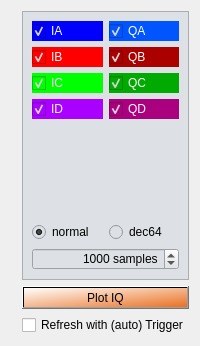
      <widget class="QWidget" name="tab_4">
       <attribute name="title">
        <string>TBT IQ</string>
       </attribute>
       <layout class="QGridLayout" name="gridLayout_19">
        <item row="0" column="0" rowspan="3">
         <widget class="QwtPlot" name="PlotIQ">
          <property name="sizePolicy">
           <sizepolicy hsizetype="MinimumExpanding" vsizetype="MinimumExpanding">
            <horstretch>10</horstretch>
            <verstretch>0</verstretch>
           </sizepolicy>
          </property>
          <property name="font">
           <font>
            <family>Arial</family>
           </font>
          </property>
         </widget>
        </item>
        <item row="0" column="1">
         <widget class="QFrame" name="frame_10">
          <property name="styleSheet">
           <string notr="true">background-color: rgb(221, 225, 229);</string>
          </property>
          <property name="frameShape">
           <enum>QFrame::StyledPanel</enum>
          </property>
          <property name="frameShadow">
           <enum>QFrame::Raised</enum>
          </property>
          <layout class="QGridLayout" name="gridLayout_9">
           <item row="0" column="0">
            <layout class="QHBoxLayout" name="horizontalLayout">
             <item>
              <widget class="QCheckBox" name="ia">
               <property name="font">
                <font>
                 <family>Arial</family>
                </font>
               </property>
               <property name="styleSheet">
                <string notr="true">color: rgb(255, 255, 255);
background-color: rgb(0, 0, 255);</string>
               </property>
               <property name="text">
                <string>IA</string>
               </property>
               <property name="checked">
                <bool>true</bool>
               </property>
              </widget>
             </item>
             <item>
              <widget class="QCheckBox" name="qa">
               <property name="font">
                <font>
                 <family>Arial</family>
                </font>
               </property>
               <property name="styleSheet">
                <string notr="true">color: rgb(255, 255, 255);
background-color: rgb(0, 85, 255);</string>
               </property>
               <property name="text">
                <string>QA</string>
               </property>
               <property name="checked">
                <bool>true</bool>
               </property>
              </widget>
             </item>
            </layout>
           </item>
           <item row="1" column="0">
            <layout class="QHBoxLayout" name="horizontalLayout_2">
             <item>
              <widget class="QCheckBox" name="ib">
               <property name="font">
                <font>
                 <family>Arial</family>
                </font>
               </property>
               <property name="styleSheet">
                <string notr="true">color: rgb(255, 255, 255);
background-color: rgb(255, 0, 0);</string>
               </property>
               <property name="text">
                <string>IB</string>
               </property>
               <property name="checked">
                <bool>true</bool>
               </property>
              </widget>
             </item>
             <item>
              <widget class="QCheckBox" name="qb">
               <property name="font">
                <font>
                 <family>Arial</family>
                </font>
               </property>
               <property name="styleSheet">
                <string notr="true">color: rgb(255, 255, 255);
background-color: rgb(170, 0, 0);</string>
               </property>
               <property name="text">
                <string>QB</string>
               </property>
               <property name="checked">
                <bool>true</bool>
               </property>
              </widget>
             </item>
            </layout>
           </item>
           <item row="2" column="0">
            <layout class="QHBoxLayout" name="horizontalLayout_3">
             <item>
              <widget class="QCheckBox" name="ic">
               <property name="font">
                <font>
                 <family>Arial</family>
                </font>
               </property>
               <property name="styleSheet">
                <string notr="true">color: rgb(255, 255, 255);
background-color: rgb(0, 255, 0);</string>
               </property>
               <property name="text">
                <string>IC</string>
               </property>
               <property name="checked">
                <bool>true</bool>
               </property>
              </widget>
             </item>
             <item>
              <widget class="QCheckBox" name="qc">
               <property name="font">
                <font>
                 <family>Arial</family>
                </font>
               </property>
               <property name="styleSheet">
                <string notr="true">color: rgb(255, 255, 255);
background-color: rgb(0, 170, 0);</string>
               </property>
               <property name="text">
                <string>QC</string>
               </property>
               <property name="checked">
                <bool>true</bool>
               </property>
              </widget>
             </item>
            </layout>
           </item>
           <item row="3" column="0">
            <layout class="QHBoxLayout" name="horizontalLayout_4">
             <item>
              <widget class="QCheckBox" name="id">
               <property name="font">
                <font>
                 <family>Arial</family>
                </font>
               </property>
               <property name="styleSheet">
                <string notr="true">background-color: rgb(170, 0, 255);
color: rgb(255, 255, 255);</string>
               </property>
               <property name="text">
                <string>ID</string>
               </property>
               <property name="checked">
                <bool>true</bool>
               </property>
              </widget>
             </item>
             <item>
              <widget class="QCheckBox" name="qd">
               <property name="font">
                <font>
                 <family>Arial</family>
                </font>
               </property>
               <property name="styleSheet">
                <string notr="true">color: rgb(255, 255, 255);
background-color: rgb(170, 0, 127);</string>
               </property>
               <property name="text">
                <string>QD</string>
               </property>
               <property name="checked">
                <bool>true</bool>
               </property>
              </widget>
             </item>
            </layout>
           </item>
           <item row="4" column="0">
            <spacer name="verticalSpacer_5">
             <property name="font">
              <font>
               <family>Arial</family>
              </font>
             </property>
             <property name="orientation">
              <enum>Qt::Vertical</enum>
             </property>
             <property name="sizeHint" stdset="0">
              <size>
               <width>130</width>
               <height>97</height>
              </size>
             </property>
            </spacer>
           </item>
           <item row="5" column="0">
            <layout class="QHBoxLayout" name="horizontalLayout_11">
             <item>
              <widget class="QRadioButton" name="tbtiq_normal">
               <property name="font">
                <font>
                 <family>Arial</family>
                </font>
               </property>
               <property name="text">
                <string>normal</string>
               </property>
               <property name="checked">
                <bool>true</bool>
               </property>
              </widget>
             </item>
             <item>
              <widget class="QRadioButton" name="tbtiq_dec">
               <property name="font">
                <font>
                 <family>Arial</family>
                </font>
               </property>
               <property name="text">
                <string>dec64</string>
               </property>
              </widget>
             </item>
            </layout>
           </item>
           <item row="6" column="0">
            <layout class="QHBoxLayout" name="horizontalLayout_12">
             <item>
              <widget class="QSpinBox" name="IQ_SMPL">
               <property name="alignment">
                <set>Qt::AlignRight|Qt::AlignTrailing|Qt::AlignVCenter</set>
               </property>
               <property name="suffix">
                <string> samples</string>
               </property>
               <property name="minimum">
                <number>1</number>
               </property>
               <property name="maximum">
                <number>20000</number>
               </property>
               <property name="value">
                <number>1000</number>
               </property>
              </widget>
             </item>
            </layout>
           </item>
          </layout>
         </widget>
        </item>
        <item row="1" column="1">
         <widget class="QPushButton" name="ReadIQ">
          <property name="font">
           <font>
            <family>Arial</family>
           </font>
          </property>
          <property name="styleSheet">
           <string notr="true">background-color: qlineargradient(spread:pad, x1:1, y1:1, x2:0, y2:0, stop:0 rgba(234, 112, 33, 255), stop:1 rgba(255, 255, 255, 255));</string>
          </property>
          <property name="text">
           <string>Plot IQ</string>
          </property>
         </widget>
        </item>
        <item row="2" column="1">
         <widget class="QCheckBox" name="tbtiq_auto_refresh">
          <property name="font">
           <font>
            <family>Arial</family>
           </font>
          </property>
          <property name="text">
           <string>Refresh with (auto) Trigger</string>
          </property>
          <property name="checked">
           <bool>false</bool>
          </property>
         </widget>
        </item>
       </layout>
      </widget>
